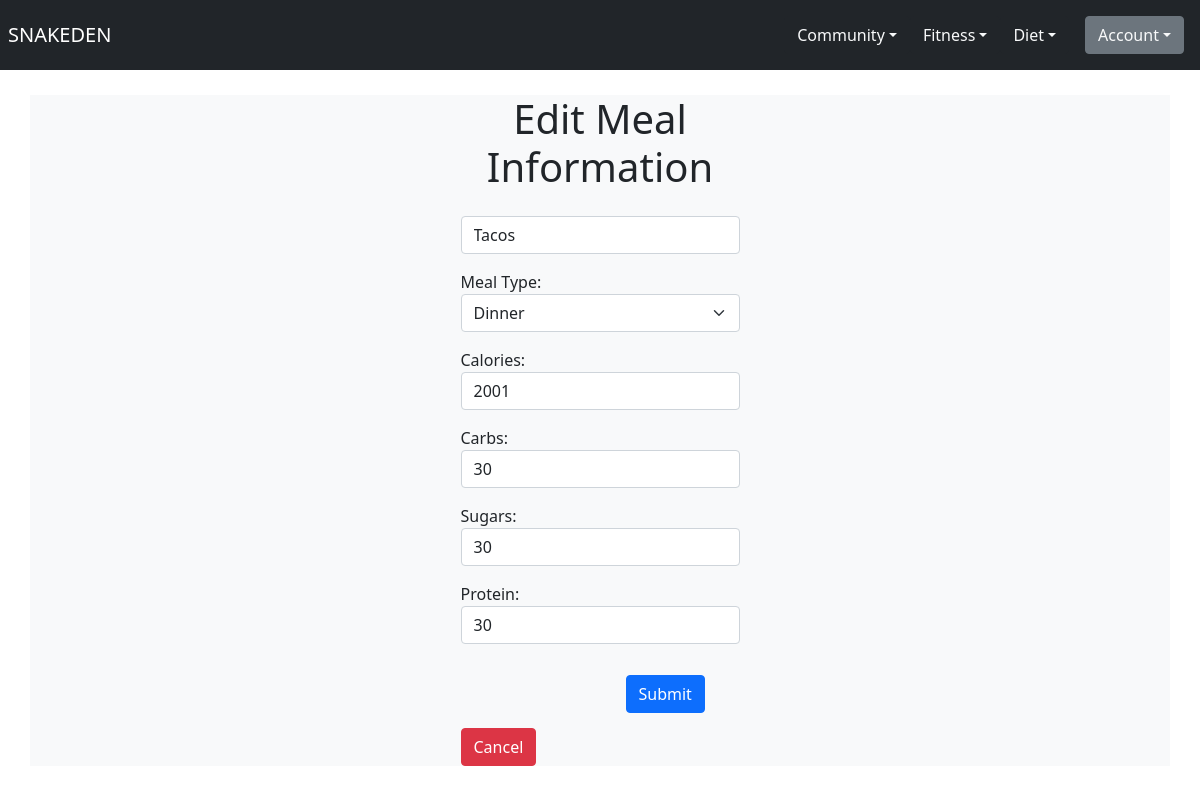
Page /diet/edit_meal/32 (signed in) on the committed database.
### diet/models.py (models this page shows)
class Meal(models.Model):
    MEAL_TYPES = [
        ('Breakfast', 'Breakfast'),
        ('Lunch', 'Lunch'),
        ('Dinner', 'Dinner'),
        ('Snack', 'Snack'),
    ]
    meal_name = models.CharField(max_length=100)
    meal_type = models.CharField(max_length=50, choices=MEAL_TYPES)
    calories = models.IntegerField()
    carbs = models.IntegerField()
    sugars = models.IntegerField()
    protein = models.IntegerField()
    user = models.ForeignKey(User, on_delete=models.CASCADE)
    created_at = models.DateTimeField(auto_now_add=True)

### diet/views.py (the view)
# urls.py: path('edit_meal/<int:id>', views.edit_meal, name="edit_meal"),
@login_required
def edit_meal(request, id):
    meal = Meal.objects.get(pk=id)
    form = MealForm(request.POST or None, instance=meal)
    if form.is_valid():
        form.save()
        return redirect('diet_home')
    return render(request, 'diet/edit_meal.html', {'meal': meal, 'form': form})

### diet/forms.py
class MealForm(ModelForm):
    class Meta:
        model = Meal
        fields = ('meal_name', 'meal_type', 'calories', 'carbs', 'sugars', 'protein')
        MEAL_TYPES = [
            ('Breakfast', 'Breakfast'),
            ('Lunch', 'Lunch'),
            ('Dinner', 'Dinner'),
            ('Snack', 'Snack'),
        ]
        labels = {
            'meal_name': '',
            'meal_type': 'Meal Type',
            'calories': 'Calories',
            'carbs': 'Carbs',
            'sugars': 'Sugars',
            'protein': 'Protein',
        }
        widgets = {
            'meal_name': forms.TextInput({'class': 'form-control', 'placeholder': 'Meal Name'}),
            'meal_type': forms.Select(choices=MEAL_TYPES, attrs={'class': 'form-select huge'}),
            'calories': forms.TextInput(attrs={'class': 'form-control', 'placeholder': 'Calories'}),
            'carbs': forms.TextInput(attrs={'class': 'form-control', 'placeholder': 'Carbs'}),
            'sugars': forms.TextInput(attrs={'class': 'form-control', 'placeholder': 'Sugars'}),
            'protein': forms.TextInput(attrs={'class': 'form-control', 'placeholder': 'Protein'}),
        }

### diet/templates/diet/edit_meal.html (shortened to what this page needs)
{% extends 'base.html' %}
{% block body %}
 <div class="container p-0" style="margin-top: 25px; max-width: 25%;">
        <h1 style="text-align: center">Edit Meal Information</h1>
        <form method="POST" style="margin-top: 25px">
            {{ form.as_p }}
            <input type="submit" class="btn btn-primary" style="margin-top: 15px; margin-left: 165px; text-align: center" value="Submit">
            <a href="{% url 'diet_home' %}" class="btn btn-danger" style="margin-top: 15px;">Cancel</a>
        </form>
    </div>
{% endblock %}

### static/style.css (style rules this page uses)
body { background-color: lightgray; }

### rows in the picture
Meal: meal_name "Tacos", meal_type "Dinner", calories "2001", carbs "30", sugars "30", protein "30"
